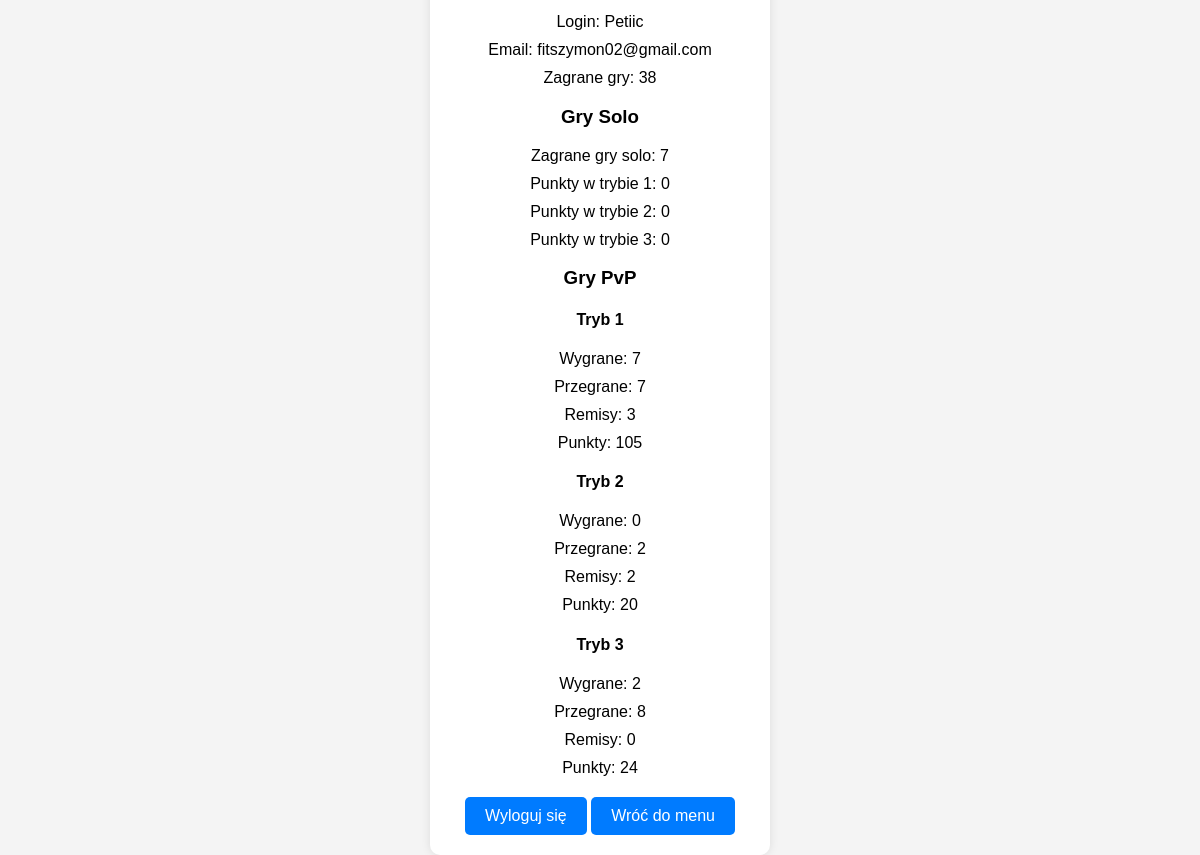
Screenshot of /profile/ (signed in) with the database file from the repository.
### my_quiz_app/python_django/profiles/models.py (models this page shows, shortened)
class UserProfile(models.Model):
    user = models.OneToOneField(settings.AUTH_USER_MODEL, on_delete=models.CASCADE)
    pvp_wins_mode1 = models.IntegerField(default=0)
    pvp_wins_mode2 = models.IntegerField(default=0)
    pvp_wins_mode3 = models.IntegerField(default=0)
    pvp_losses_mode1 = models.IntegerField(default=0)
    pvp_losses_mode2 = models.IntegerField(default=0)
    pvp_losses_mode3 = models.IntegerField(default=0)
    pvp_draws_mode1 = models.IntegerField(default=0)
    pvp_draws_mode2 = models.IntegerField(default=0)
    pvp_draws_mode3 = models.IntegerField(default=0)
    solo_games_played = models.IntegerField(default=0)
    email = models.EmailField()
    solo_points_mode1 = models.IntegerField(default=0)
    solo_points_mode2 = models.IntegerField(default=0)
    solo_points_mode3 = models.IntegerField(default=0)
    pvp_points_mode1 = models.IntegerField(default=0)
    pvp_points_mode2 = models.IntegerField(default=0)
    pvp_points_mode3 = models.IntegerField(default=0)

### my_quiz_app/python_django/profiles/views.py (the view)
# urls.py: path('profile/', views.profile, name='profile'),
@login_required
def profile(request):
    profile = request.user.userprofile
    total_games = (
        profile.pvp_wins_mode1 + profile.pvp_losses_mode1 + profile.pvp_draws_mode1 +
        profile.pvp_wins_mode2 + profile.pvp_losses_mode2 + profile.pvp_draws_mode2 +
        profile.pvp_wins_mode3 + profile.pvp_losses_mode3 + profile.pvp_draws_mode3 + profile.solo_games_played
    )  # Obliczenie liczby zagranych gier
    return render(request, 'profiles/profile.html', {'profile': profile, 'total_games': total_games})

### my_quiz_app/python_django/profiles/templates/profiles/profile.html (shortened to what this page needs)
<!DOCTYPE html>
<html lang="en">
<head>
</head>
<body>
    <div class="profile-container">
        <p>Login: {{ request.user.username }}</p>
        <p>Email: {{ request.user.email }}</p>
        <p>Zagrane gry: {{ total_games }}</p>
        <h3>Gry Solo</h3>
        <p>Zagrane gry solo: {{ profile.solo_games_played }}</p>
        <p>Punkty w trybie 1: {{ profile.solo_points_mode1 }}</p>
        <p>Punkty w trybie 2: {{ profile.solo_points_mode2 }}</p>
        <p>Punkty w trybie 3: {{ profile.solo_points_mode3 }}</p>
        <h3>Gry PvP</h3>
        <h4>Tryb 1</h4>
        <p>Wygrane: {{ profile.pvp_wins_mode1 }}</p>
        <p>Przegrane: {{ profile.pvp_losses_mode1 }}</p>
        <p>Remisy: {{ profile.pvp_draws_mode1 }}</p>
        <p>Punkty: {{ profile.pvp_points_mode1 }}</p>
        <h4>Tryb 2</h4>
        <p>Wygrane: {{ profile.pvp_wins_mode2 }}</p>
        <p>Przegrane: {{ profile.pvp_losses_mode2 }}</p>
        <p>Remisy: {{ profile.pvp_draws_mode2 }}</p>
        <p>Punkty: {{ profile.pvp_points_mode2 }}</p>
        <h4>Tryb 3</h4>
        <p>Wygrane: {{ profile.pvp_wins_mode3 }}</p>
        <p>Przegrane: {{ profile.pvp_losses_mode3 }}</p>
        <p>Remisy: {{ profile.pvp_draws_mode3 }}</p>
        <p>Punkty: {{ profile.pvp_points_mode3 }}</p>
        <a class="button" href="{% url 'account_logout' %}">Wyloguj się</a>
        <a class="button" href="{% url 'menu' %}">Wróć do menu</a>
    </div>
</body>
</html>

### my_quiz_app/python_django/profiles/templates/profiles/profile.html (style rules this page uses)
body { font-family: Arial, sans-serif; background-color: #f4f4f4; display: flex; justify-content: center; align-items: center; height: 100vh; margin: 0; }
.profile-container { background-color: #fff; padding: 20px; border-radius: 10px; box-shadow: 0 0 10px rgba(0, 0, 0, 0.1); width: 300px; text-align: center; }
.profile-container p { margin: 10px 0; }
.button { display: inline-block; padding: 10px 20px; margin-top: 10px; border-radius: 5px; background-color: #007bff; color: #fff; text-decoration: none; cursor: pointer; }

### rows the page displays
UserProfile: solo_games_played "7", solo_points_mode1 "0", solo_points_mode2 "0", solo_points_mode3 "0", pvp_wins_mode1 "7", pvp_losses_mode1 "7", pvp_draws_mode1 "3", pvp_points_mode1 "105", pvp_wins_mode2 "0", pvp_losses_mode2 "2", pvp_draws_mode2 "2", pvp_points_mode2 "20", pvp_wins_mode3 "2", pvp_losses_mode3 "8", pvp_draws_mode3 "0", pvp_points_mode3 "24"

### other values shown
{{ request.user.username }} "Petiic"
{{ request.user.email }} "fitszymon02@gmail.com"
{{ total_games }} "38"
